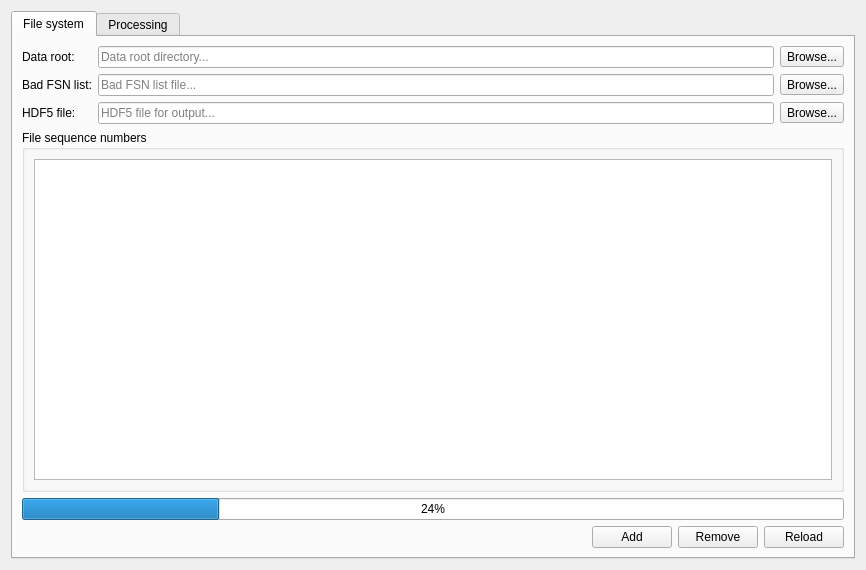
<?xml version="1.0" encoding="UTF-8"?>
<ui version="4.0">
 <class>projectWindow</class>
 <widget class="QWidget" name="projectWindow">
  <property name="geometry">
   <rect>
    <x>0</x>
    <y>0</y>
    <width>866</width>
    <height>570</height>
   </rect>
  </property>
  <property name="windowTitle">
   <string>Form</string>
  </property>
  <property name="windowIcon">
   <iconset resource="../../resource/icons/icons.qrc">
    <normaloff>:/icons/project.svg</normaloff>:/icons/project.svg</iconset>
  </property>
  <layout class="QVBoxLayout" name="verticalLayout">
   <item>
    <widget class="QTabWidget" name="tabWidget">
     <property name="currentIndex">
      <number>0</number>
     </property>
     <widget class="QWidget" name="fsnListTab">
      <attribute name="title">
       <string>File system</string>
      </attribute>
      <layout class="QVBoxLayout" name="verticalLayout_2">
       <item>
        <layout class="QGridLayout" name="gridLayout">
         <item row="1" column="1">
          <widget class="QLineEdit" name="badFSNsLineEdit">
           <property name="placeholderText">
            <string>Bad FSN list file...</string>
           </property>
          </widget>
         </item>
         <item row="0" column="1">
          <widget class="QLineEdit" name="rootDirLineEdit">
           <property name="placeholderText">
            <string>Data root directory...</string>
           </property>
          </widget>
         </item>
         <item row="1" column="0">
          <widget class="QLabel" name="label_2">
           <property name="text">
            <string>Bad FSN list:</string>
           </property>
           <property name="buddy">
            <cstring>badFSNsLineEdit</cstring>
           </property>
          </widget>
         </item>
         <item row="1" column="2">
          <widget class="QToolButton" name="badFSNsToolButton">
           <property name="text">
            <string>Browse...</string>
           </property>
           <property name="icon">
            <iconset theme="document-open">
             <normaloff>.</normaloff>.</iconset>
           </property>
          </widget>
         </item>
         <item row="0" column="2">
          <widget class="QToolButton" name="rootDirToolButton">
           <property name="text">
            <string>Browse...</string>
           </property>
           <property name="icon">
            <iconset theme="document-open">
             <normaloff>.</normaloff>.</iconset>
           </property>
          </widget>
         </item>
         <item row="0" column="0">
          <widget class="QLabel" name="label">
           <property name="text">
            <string>Data root:</string>
           </property>
           <property name="buddy">
            <cstring>rootDirLineEdit</cstring>
           </property>
          </widget>
         </item>
         <item row="2" column="0">
          <widget class="QLabel" name="label_3">
           <property name="text">
            <string>HDF5 file:</string>
           </property>
           <property name="buddy">
            <cstring>hdf5FileLineEdit</cstring>
           </property>
          </widget>
         </item>
         <item row="2" column="1">
          <widget class="QLineEdit" name="hdf5FileLineEdit">
           <property name="placeholderText">
            <string>HDF5 file for output...</string>
           </property>
          </widget>
         </item>
         <item row="2" column="2">
          <widget class="QToolButton" name="hdf5FileToolButton">
           <property name="text">
            <string>Browse...</string>
           </property>
           <property name="icon">
            <iconset theme="document-open">
             <normaloff>.</normaloff>.</iconset>
           </property>
          </widget>
         </item>
        </layout>
       </item>
       <item>
        <widget class="QGroupBox" name="groupBox">
         <property name="title">
          <string>File sequence numbers</string>
         </property>
         <layout class="QVBoxLayout" name="verticalLayout_4">
          <item>
           <widget class="QTreeView" name="fsnListTreeView">
            <property name="horizontalScrollBarPolicy">
             <enum>Qt::ScrollBarAlwaysOff</enum>
            </property>
            <property name="sizeAdjustPolicy">
             <enum>QAbstractScrollArea::AdjustToContents</enum>
            </property>
            <property name="alternatingRowColors">
             <bool>true</bool>
            </property>
            <property name="verticalScrollMode">
             <enum>QAbstractItemView::ScrollPerPixel</enum>
            </property>
            <property name="rootIsDecorated">
             <bool>false</bool>
            </property>
            <property name="uniformRowHeights">
             <bool>true</bool>
            </property>
            <property name="itemsExpandable">
             <bool>false</bool>
            </property>
           </widget>
          </item>
         </layout>
        </widget>
       </item>
       <item>
        <widget class="QProgressBar" name="progressBar">
         <property name="value">
          <number>24</number>
         </property>
        </widget>
       </item>
       <item>
        <layout class="QHBoxLayout" name="horizontalLayout_2">
         <item>
          <spacer name="horizontalSpacer_2">
           <property name="orientation">
            <enum>Qt::Horizontal</enum>
           </property>
           <property name="sizeHint" stdset="0">
            <size>
             <width>40</width>
             <height>20</height>
            </size>
           </property>
          </spacer>
         </item>
         <item>
          <widget class="QPushButton" name="addPushButton">
           <property name="text">
            <string>Add</string>
           </property>
           <property name="icon">
            <iconset theme="list-add">
             <normaloff>fsnlists</normaloff>fsnlists</iconset>
           </property>
          </widget>
         </item>
         <item>
          <widget class="QPushButton" name="removePushButton">
           <property name="text">
            <string>Remove</string>
           </property>
           <property name="icon">
            <iconset theme="list-remove">
             <normaloff>fsnlists</normaloff>fsnlists</iconset>
           </property>
          </widget>
         </item>
         <item>
          <widget class="QPushButton" name="reloadPushButton">
           <property name="text">
            <string>Reload</string>
           </property>
           <property name="icon">
            <iconset theme="view-refresh">
             <normaloff>.</normaloff>.</iconset>
           </property>
          </widget>
         </item>
        </layout>
       </item>
      </layout>
     </widget>
     <widget class="QWidget" name="processingTab">
      <attribute name="title">
       <string>Processing</string>
      </attribute>
      <layout class="QVBoxLayout" name="verticalLayout_3">
       <item>
        <widget class="QTreeView" name="processingTreeView">
         <property name="sizeAdjustPolicy">
          <enum>QAbstractScrollArea::AdjustToContents</enum>
         </property>
         <property name="alternatingRowColors">
          <bool>true</bool>
         </property>
         <property name="rootIsDecorated">
          <bool>false</bool>
         </property>
         <property name="uniformRowHeights">
          <bool>true</bool>
         </property>
         <property name="itemsExpandable">
          <bool>false</bool>
         </property>
        </widget>
       </item>
       <item>
        <layout class="QHBoxLayout" name="horizontalLayout_3">
         <item>
          <spacer name="horizontalSpacer">
           <property name="orientation">
            <enum>Qt::Horizontal</enum>
           </property>
           <property name="sizeHint" stdset="0">
            <size>
             <width>40</width>
             <height>20</height>
            </size>
           </property>
          </spacer>
         </item>
         <item>
          <widget class="QPushButton" name="processPushButton">
           <property name="text">
            <string>Process</string>
           </property>
           <property name="icon">
            <iconset theme="system-run">
             <normaloff>.</normaloff>.</iconset>
           </property>
          </widget>
         </item>
        </layout>
       </item>
      </layout>
     </widget>
    </widget>
   </item>
  </layout>
 </widget>
 <resources>
  <include location="../../resource/icons/icons.qrc"/>
 </resources>
 <connections/>
</ui>
